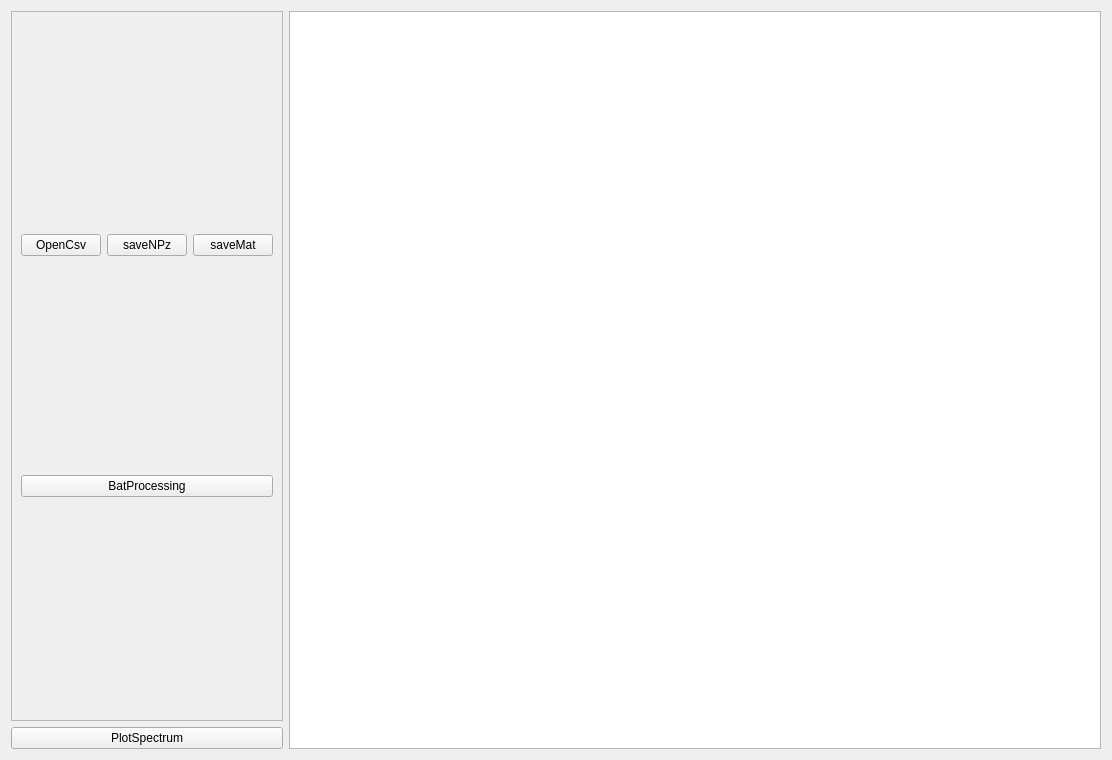
<?xml version="1.0" encoding="UTF-8"?>
<ui version="4.0">
 <class>Widget</class>
 <widget class="QWidget" name="Widget">
  <property name="geometry">
   <rect>
    <x>0</x>
    <y>0</y>
    <width>1112</width>
    <height>760</height>
   </rect>
  </property>
  <property name="windowTitle">
   <string>Widget</string>
  </property>
  <layout class="QGridLayout" name="gridLayout">
   <item row="0" column="0">
    <widget class="QFrame" name="readFilesFrame">
     <property name="frameShape">
      <enum>QFrame::StyledPanel</enum>
     </property>
     <property name="frameShadow">
      <enum>QFrame::Raised</enum>
     </property>
     <layout class="QHBoxLayout" name="horizontalLayout_3">
      <item>
       <layout class="QVBoxLayout" name="verticalLayout">
        <item>
         <layout class="QHBoxLayout" name="horizontalLayout">
          <item>
           <widget class="QPushButton" name="openCsvButton">
            <property name="text">
             <string>OpenCsv</string>
            </property>
           </widget>
          </item>
          <item>
           <widget class="QPushButton" name="openCsvButton_2">
            <property name="text">
             <string>saveNPz</string>
            </property>
           </widget>
          </item>
          <item>
           <widget class="QPushButton" name="openCsvButton_3">
            <property name="text">
             <string>saveMat</string>
            </property>
           </widget>
          </item>
         </layout>
        </item>
        <item>
         <layout class="QHBoxLayout" name="horizontalLayout_2">
          <item>
           <widget class="QPushButton" name="batProcessingButton">
            <property name="text">
             <string>BatProcessing</string>
            </property>
           </widget>
          </item>
         </layout>
        </item>
       </layout>
      </item>
     </layout>
    </widget>
   </item>
   <item row="0" column="1" rowspan="2">
    <widget class="GraphicsLayoutWidget" name="graphicsView"/>
   </item>
   <item row="1" column="0">
    <widget class="QPushButton" name="PlotSpectrumButton">
     <property name="text">
      <string>PlotSpectrum</string>
     </property>
    </widget>
   </item>
  </layout>
 </widget>
 <customwidgets>
  <customwidget>
   <class>GraphicsLayoutWidget</class>
   <extends>QGraphicsView</extends>
   <header>pyqtgraph</header>
  </customwidget>
 </customwidgets>
 <resources/>
 <connections/>
</ui>
